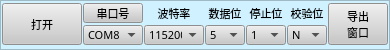
      <widget class="QFrame" name="frame_9">
       <property name="minimumSize">
        <size>
         <width>0</width>
         <height>45</height>
        </size>
       </property>
       <property name="maximumSize">
        <size>
         <width>16777215</width>
         <height>50</height>
        </size>
       </property>
       <property name="font">
        <font>
         <family>新宋体</family>
         <pointsize>8</pointsize>
        </font>
       </property>
       <property name="styleSheet">
        <string notr="true">background-color: rgb(208, 241, 255);</string>
       </property>
       <property name="frameShape">
        <enum>QFrame::StyledPanel</enum>
       </property>
       <property name="frameShadow">
        <enum>QFrame::Sunken</enum>
       </property>
       <layout class="QGridLayout" name="gridLayout_8">
        <property name="leftMargin">
         <number>1</number>
        </property>
        <property name="topMargin">
         <number>1</number>
        </property>
        <property name="rightMargin">
         <number>1</number>
        </property>
        <property name="bottomMargin">
         <number>1</number>
        </property>
        <property name="spacing">
         <number>1</number>
        </property>
        <item row="1" column="6">
         <widget class="QComboBox" name="serial_DataBits">
          <property name="sizePolicy">
           <sizepolicy hsizetype="Fixed" vsizetype="Fixed">
            <horstretch>0</horstretch>
            <verstretch>0</verstretch>
           </sizepolicy>
          </property>
          <property name="minimumSize">
           <size>
            <width>40</width>
            <height>0</height>
           </size>
          </property>
          <property name="maximumSize">
           <size>
            <width>40</width>
            <height>20</height>
           </size>
          </property>
          <property name="font">
           <font>
            <family>新宋体</family>
            <pointsize>8</pointsize>
           </font>
          </property>
          <property name="styleSheet">
           <string notr="true">background-color: rgb(200, 200, 200);</string>
          </property>
          <property name="currentIndex">
           <number>0</number>
          </property>
          <item>
           <property name="text">
            <string>5</string>
           </property>
          </item>
          <item>
           <property name="text">
            <string>6</string>
           </property>
          </item>
          <item>
           <property name="text">
            <string>7</string>
           </property>
          </item>
          <item>
           <property name="text">
            <string>8</string>
           </property>
          </item>
         </widget>
        </item>
        <item row="1" column="3">
         <widget class="QComboBox" name="serial_PortName">
          <property name="sizePolicy">
           <sizepolicy hsizetype="Fixed" vsizetype="Fixed">
            <horstretch>0</horstretch>
            <verstretch>0</verstretch>
           </sizepolicy>
          </property>
          <property name="minimumSize">
           <size>
            <width>60</width>
            <height>0</height>
           </size>
          </property>
          <property name="maximumSize">
           <size>
            <width>60</width>
            <height>20</height>
           </size>
          </property>
          <property name="font">
           <font>
            <family>新宋体</family>
            <pointsize>8</pointsize>
           </font>
          </property>
          <property name="styleSheet">
           <string notr="true">background-color: rgb(200, 200, 200);</string>
          </property>
          <property name="currentIndex">
           <number>0</number>
          </property>
          <item>
           <property name="text">
            <string>COM8</string>
           </property>
          </item>
         </widget>
        </item>
        <item row="0" column="2" rowspan="2">
         <widget class="QPushButton" name="pushButton_open">
          <property name="sizePolicy">
           <sizepolicy hsizetype="Preferred" vsizetype="Preferred">
            <horstretch>0</horstretch>
            <verstretch>0</verstretch>
           </sizepolicy>
          </property>
          <property name="minimumSize">
           <size>
            <width>40</width>
            <height>20</height>
           </size>
          </property>
          <property name="maximumSize">
           <size>
            <width>1000</width>
            <height>100</height>
           </size>
          </property>
          <property name="font">
           <font>
            <family>新宋体</family>
            <pointsize>8</pointsize>
           </font>
          </property>
          <property name="styleSheet">
           <string notr="true">background-color: rgb(200, 200, 200);</string>
          </property>
          <property name="text">
           <string>打开</string>
          </property>
         </widget>
        </item>
        <item row="0" column="6">
         <widget class="QLabel" name="label_10">
          <property name="sizePolicy">
           <sizepolicy hsizetype="Fixed" vsizetype="Preferred">
            <horstretch>0</horstretch>
            <verstretch>0</verstretch>
           </sizepolicy>
          </property>
          <property name="minimumSize">
           <size>
            <width>40</width>
            <height>0</height>
           </size>
          </property>
          <property name="maximumSize">
           <size>
            <width>50</width>
            <height>20</height>
           </size>
          </property>
          <property name="font">
           <font>
            <family>新宋体</family>
            <pointsize>8</pointsize>
           </font>
          </property>
          <property name="layoutDirection">
           <enum>Qt::LeftToRight</enum>
          </property>
          <property name="text">
           <string>数据位</string>
          </property>
          <property name="alignment">
           <set>Qt::AlignCenter</set>
          </property>
         </widget>
        </item>
        <item row="1" column="8">
         <widget class="QComboBox" name="serial_Parity">
          <property name="sizePolicy">
           <sizepolicy hsizetype="Minimum" vsizetype="Fixed">
            <horstretch>0</horstretch>
            <verstretch>0</verstretch>
           </sizepolicy>
          </property>
          <property name="minimumSize">
           <size>
            <width>40</width>
            <height>0</height>
           </size>
          </property>
          <property name="maximumSize">
           <size>
            <width>40</width>
            <height>20</height>
           </size>
          </property>
          <property name="font">
           <font>
            <family>新宋体</family>
            <pointsize>8</pointsize>
           </font>
          </property>
          <property name="styleSheet">
           <string notr="true">background-color: rgb(200, 200, 200);</string>
          </property>
          <item>
           <property name="text">
            <string>N</string>
           </property>
          </item>
          <item>
           <property name="text">
            <string>E</string>
           </property>
          </item>
          <item>
           <property name="text">
            <string>O</string>
           </property>
          </item>
          <item>
           <property name="text">
            <string>M</string>
           </property>
          </item>
          <item>
           <property name="text">
            <string>S</string>
           </property>
          </item>
         </widget>
        </item>
        <item row="0" column="3">
         <widget class="QPushButton" name="pushButton_com_num">
          <property name="sizePolicy">
           <sizepolicy hsizetype="Fixed" vsizetype="Fixed">
            <horstretch>0</horstretch>
            <verstretch>0</verstretch>
           </sizepolicy>
          </property>
          <property name="minimumSize">
           <size>
            <width>40</width>
            <height>15</height>
           </size>
          </property>
          <property name="maximumSize">
           <size>
            <width>60</width>
            <height>20</height>
           </size>
          </property>
          <property name="font">
           <font>
            <family>新宋体</family>
            <pointsize>8</pointsize>
           </font>
          </property>
          <property name="layoutDirection">
           <enum>Qt::LeftToRight</enum>
          </property>
          <property name="styleSheet">
           <string notr="true">background-color: rgb(200, 200, 200);</string>
          </property>
          <property name="text">
           <string>串口号</string>
          </property>
          <property name="checkable">
           <bool>false</bool>
          </property>
          <property name="autoRepeat">
           <bool>false</bool>
          </property>
          <property name="autoDefault">
           <bool>false</bool>
          </property>
         </widget>
        </item>
        <item row="1" column="7">
         <widget class="QComboBox" name="serial_StopBits">
          <property name="sizePolicy">
           <sizepolicy hsizetype="Fixed" vsizetype="Fixed">
            <horstretch>0</horstretch>
            <verstretch>0</verstretch>
           </sizepolicy>
          </property>
          <property name="minimumSize">
           <size>
            <width>40</width>
            <height>0</height>
           </size>
          </property>
          <property name="maximumSize">
           <size>
            <width>40</width>
            <height>20</height>
           </size>
          </property>
          <property name="font">
           <font>
            <family>新宋体</family>
            <pointsize>8</pointsize>
           </font>
          </property>
          <property name="styleSheet">
           <string notr="true">background-color: rgb(200, 200, 200);</string>
          </property>
          <item>
           <property name="text">
            <string>1</string>
           </property>
          </item>
          <item>
           <property name="text">
            <string>1.5</string>
           </property>
          </item>
          <item>
           <property name="text">
            <string>2</string>
           </property>
          </item>
         </widget>
        </item>
        <item row="0" column="5">
         <widget class="QLabel" name="label_8">
          <property name="sizePolicy">
           <sizepolicy hsizetype="Fixed" vsizetype="Preferred">
            <horstretch>0</horstretch>
            <verstretch>0</verstretch>
           </sizepolicy>
          </property>
          <property name="minimumSize">
           <size>
            <width>40</width>
            <height>0</height>
           </size>
          </property>
          <property name="maximumSize">
           <size>
            <width>60</width>
            <height>20</height>
           </size>
          </property>
          <property name="font">
           <font>
            <family>新宋体</family>
            <pointsize>8</pointsize>
           </font>
          </property>
          <property name="layoutDirection">
           <enum>Qt::LeftToRight</enum>
          </property>
          <property name="text">
           <string>波特率</string>
          </property>
          <property name="alignment">
           <set>Qt::AlignCenter</set>
          </property>
         </widget>
        </item>
        <item row="1" column="5">
         <widget class="QComboBox" name="serial_BaudRate">
          <property name="sizePolicy">
           <sizepolicy hsizetype="Fixed" vsizetype="Fixed">
            <horstretch>0</horstretch>
            <verstretch>0</verstretch>
           </sizepolicy>
          </property>
          <property name="minimumSize">
           <size>
            <width>60</width>
            <height>0</height>
           </size>
          </property>
          <property name="maximumSize">
           <size>
            <width>60</width>
            <height>20</height>
           </size>
          </property>
          <property name="font">
           <font>
            <family>新宋体</family>
            <pointsize>8</pointsize>
           </font>
          </property>
          <property name="styleSheet">
           <string notr="true">background-color: rgb(200, 200, 200);</string>
          </property>
          <property name="currentIndex">
           <number>7</number>
          </property>
          <item>
           <property name="text">
            <string>1200</string>
           </property>
          </item>
          <item>
           <property name="text">
            <string>2400</string>
           </property>
          </item>
          <item>
           <property name="text">
            <string>4800</string>
           </property>
          </item>
          <item>
           <property name="text">
            <string>9600</string>
           </property>
          </item>
          <item>
           <property name="text">
            <string>19200</string>
           </property>
          </item>
          <item>
           <property name="text">
            <string>38400</string>
           </property>
          </item>
          <item>
           <property name="text">
            <string>57600</string>
           </property>
          </item>
          <item>
           <property name="text">
            <string>115200</string>
           </property>
          </item>
         </widget>
        </item>
        <item row="0" column="7">
         <widget class="QLabel" name="label_12">
          <property name="sizePolicy">
           <sizepolicy hsizetype="Fixed" vsizetype="Preferred">
            <horstretch>0</horstretch>
            <verstretch>0</verstretch>
           </sizepolicy>
          </property>
          <property name="minimumSize">
           <size>
            <width>40</width>
            <height>0</height>
           </size>
          </property>
          <property name="maximumSize">
           <size>
            <width>50</width>
            <height>20</height>
           </size>
          </property>
          <property name="font">
           <font>
            <family>新宋体</family>
            <pointsize>8</pointsize>
           </font>
          </property>
          <property name="layoutDirection">
           <enum>Qt::LeftToRight</enum>
          </property>
          <property name="text">
           <string>停止位</string>
          </property>
          <property name="alignment">
           <set>Qt::AlignCenter</set>
          </property>
         </widget>
        </item>
        <item row="0" column="8">
         <widget class="QLabel" name="label_11">
          <property name="sizePolicy">
           <sizepolicy hsizetype="Fixed" vsizetype="Preferred">
            <horstretch>0</horstretch>
            <verstretch>0</verstretch>
           </sizepolicy>
          </property>
          <property name="minimumSize">
           <size>
            <width>40</width>
            <height>0</height>
           </size>
          </property>
          <property name="maximumSize">
           <size>
            <width>50</width>
            <height>20</height>
           </size>
          </property>
          <property name="font">
           <font>
            <family>新宋体</family>
            <pointsize>8</pointsize>
           </font>
          </property>
          <property name="layoutDirection">
           <enum>Qt::LeftToRight</enum>
          </property>
          <property name="text">
           <string>校验位</string>
          </property>
          <property name="alignment">
           <set>Qt::AlignCenter</set>
          </property>
         </widget>
        </item>
        <item row="0" column="10" rowspan="2">
         <widget class="QPushButton" name="pushButton_save">
          <property name="sizePolicy">
           <sizepolicy hsizetype="Minimum" vsizetype="Preferred">
            <horstretch>0</horstretch>
            <verstretch>0</verstretch>
           </sizepolicy>
          </property>
          <property name="minimumSize">
           <size>
            <width>40</width>
            <height>15</height>
           </size>
          </property>
          <property name="maximumSize">
           <size>
            <width>60</width>
            <height>100</height>
           </size>
          </property>
          <property name="font">
           <font>
            <family>新宋体</family>
            <pointsize>8</pointsize>
           </font>
          </property>
          <property name="layoutDirection">
           <enum>Qt::LeftToRight</enum>
          </property>
          <property name="styleSheet">
           <string notr="true">background-color: rgb(200, 200, 200);</string>
          </property>
          <property name="text">
           <string>导出
窗口</string>
          </property>
          <property name="checkable">
           <bool>false</bool>
          </property>
          <property name="autoRepeat">
           <bool>false</bool>
          </property>
          <property name="autoDefault">
           <bool>false</bool>
          </property>
         </widget>
        </item>
       </layout>
      </widget>
